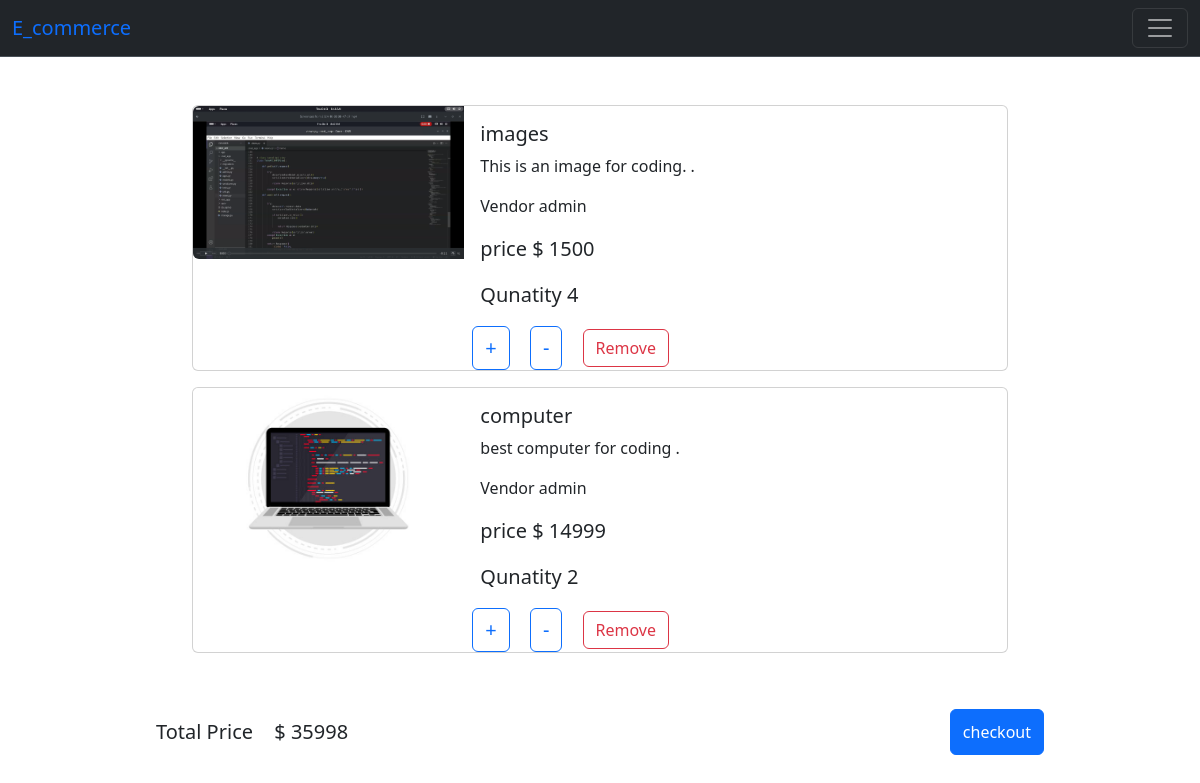
The app's page /cart/ (signed in) with its own data.
### cart/models.py (models this page shows, shortened)
class CartItem(models.Model):
    product = models.ForeignKey(product_model, on_delete=models.CASCADE,related_name='product')
    quantity = models.PositiveIntegerField(default=0)
    user = models.ForeignKey(User, on_delete=models.CASCADE)
    date_added = models.DateTimeField(auto_now_add=True)

### core/models.py (models this page shows, shortened)
class product_model(models.Model):
    name=models.CharField(max_length=50)
    description=models.TextField()
    category=models.ForeignKey(category_model,on_delete=models.CASCADE,related_name='product')
    price=models.IntegerField()
    vendor=models.ForeignKey(User,on_delete=models.CASCADE,related_name='user')
    created_at=models.DateField(auto_now_add=True)
    updated_at=models.DateField(auto_now=True)
    image=models.ImageField(upload_to='product/images')
    is_delete=models.BooleanField(default=False)

### cart/views.py (the view)
# urls.py: path('',views.view_cart,name='cart'),
@login_required
def view_cart(request):
    cart_items = CartItem.objects.filter(user=request.user)
    total_price = sum(item.product.price * item.quantity for item in cart_items)
    return render(request, 'home/cart.html', {'product_list': cart_items, 'total_price': total_price})

### cart/templates/home/cart.html
{% extends 'base.html' %}
{% block content %}
<div class="container-fuild mx-5 my-5 ">
  {% if product_list %}
  <div class="row my-5 mx-5 d-flex justify-content-center">
    {% for product in product_list %}
        <div class="col-10">
          <div class="card mb-3" style="max-width: 840px;">
            <div class="row g-0">
              <div class="col-md-4">
                <img src="{{ product.product.image.url }}" class="img-fluid rounded-start" alt="...">
              </div>
              <div class="col-md-8">
                <div class="card-body">
                  <h5 class="card-title"> {{product.product.name}} </h5>
                  <p class="card-text"> {{product.product.description}} .</p>
                  <p class="card-text"> Vendor {{product.product.vendor}}</p>
                  <p class="card-text"><small class="text-body-dark fs-5"> price $ {{product.product.price}} </small></p>
                  <p class="card-text"><small class="text-body-dark fs-5"> Qunatity {{product.quantity}} </small></p>
                </div>
                <a href="{% url 'add_cart' product.product.id %}" class="btn btn-outline-primary mx-2 fs-5">+</a>
                <a href="{% url 'descrease' product.product.id %}" class="btn btn-outline-primary mx-2 fs-5">-</a>
                <a href="{% url 'delete_cart' product.id %}" class="btn btn-outline-danger mx-2">Remove</a>
              </div>
            </div>
          </div>
        </div>
      {% endfor %}
        <div class="mx-5 my-4 text-center  text-white d-flex flex-row justify-content-between py-3 rounded ">
        <p class="my-2 mx-5 fs-5 text-dark"> Total Price    <small class="mx-3 fs-5 "> $ {{total_price}} </small> </p>
        <button class="btn btn-primary mx-5">checkout</button>
        </div>
      </div>
  {% else %}
      <p class="fs-5 text-center "> Cart is empty now </p>
  {% endif %}
</div>
{% endblock %}

### records on screen
CartItem: product.image (picture), product.name "images", product.description "This is an image for coding.", product.vendor "admin", product.price "1500", quantity "4"
CartItem: product.image (picture), product.name "computer", product.description "best computer for coding", product.vendor "admin", product.price "14999", quantity "2"

### other values on screen
{{ total_price }} "35998"
